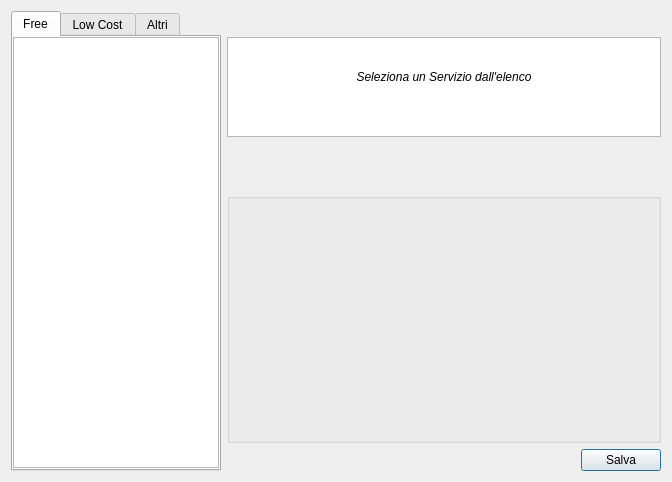
<?xml version="1.0" encoding="UTF-8"?>
<ui version="4.0">
 <class>ServicesDialog</class>
 <widget class="QDialog" name="ServicesDialog">
  <property name="geometry">
   <rect>
    <x>0</x>
    <y>0</y>
    <width>672</width>
    <height>482</height>
   </rect>
  </property>
  <property name="windowTitle">
   <string>Aggiungi servizio</string>
  </property>
  <property name="windowIcon">
   <iconset resource="resources.qrc">
    <normaloff>:/resource/Freesmee-48-classic.png</normaloff>:/resource/Freesmee-48-classic.png</iconset>
  </property>
  <layout class="QVBoxLayout" name="verticalLayout_2">
   <item>
    <layout class="QHBoxLayout" name="horizontalLayout">
     <item>
      <widget class="QTabWidget" name="tabServiceType">
       <property name="sizePolicy">
        <sizepolicy hsizetype="Fixed" vsizetype="Expanding">
         <horstretch>0</horstretch>
         <verstretch>0</verstretch>
        </sizepolicy>
       </property>
       <property name="minimumSize">
        <size>
         <width>210</width>
         <height>0</height>
        </size>
       </property>
       <property name="maximumSize">
        <size>
         <width>210</width>
         <height>16777215</height>
        </size>
       </property>
       <property name="currentIndex">
        <number>0</number>
       </property>
       <widget class="QWidget" name="Free">
        <attribute name="title">
         <string>Free</string>
        </attribute>
        <widget class="QListWidget" name="listServiziFree">
         <property name="geometry">
          <rect>
           <x>0</x>
           <y>0</y>
           <width>206</width>
           <height>431</height>
          </rect>
         </property>
         <property name="sizePolicy">
          <sizepolicy hsizetype="Fixed" vsizetype="Expanding">
           <horstretch>0</horstretch>
           <verstretch>0</verstretch>
          </sizepolicy>
         </property>
         <property name="minimumSize">
          <size>
           <width>206</width>
           <height>0</height>
          </size>
         </property>
         <property name="maximumSize">
          <size>
           <width>206</width>
           <height>16777215</height>
          </size>
         </property>
         <property name="baseSize">
          <size>
           <width>0</width>
           <height>0</height>
          </size>
         </property>
         <property name="sortingEnabled">
          <bool>true</bool>
         </property>
        </widget>
       </widget>
       <widget class="QWidget" name="LowCost">
        <attribute name="title">
         <string>Low Cost</string>
        </attribute>
        <widget class="QListWidget" name="listServiziLowCost">
         <property name="geometry">
          <rect>
           <x>0</x>
           <y>0</y>
           <width>206</width>
           <height>431</height>
          </rect>
         </property>
         <property name="sizePolicy">
          <sizepolicy hsizetype="Fixed" vsizetype="Expanding">
           <horstretch>0</horstretch>
           <verstretch>0</verstretch>
          </sizepolicy>
         </property>
         <property name="minimumSize">
          <size>
           <width>206</width>
           <height>0</height>
          </size>
         </property>
         <property name="maximumSize">
          <size>
           <width>206</width>
           <height>16777215</height>
          </size>
         </property>
         <property name="sortingEnabled">
          <bool>true</bool>
         </property>
        </widget>
       </widget>
       <widget class="QWidget" name="Altri">
        <attribute name="title">
         <string>Altri</string>
        </attribute>
        <widget class="QListWidget" name="listServiziAltri">
         <property name="geometry">
          <rect>
           <x>0</x>
           <y>0</y>
           <width>206</width>
           <height>431</height>
          </rect>
         </property>
         <property name="sizePolicy">
          <sizepolicy hsizetype="Fixed" vsizetype="Expanding">
           <horstretch>0</horstretch>
           <verstretch>0</verstretch>
          </sizepolicy>
         </property>
         <property name="minimumSize">
          <size>
           <width>206</width>
           <height>0</height>
          </size>
         </property>
         <property name="maximumSize">
          <size>
           <width>206</width>
           <height>16777215</height>
          </size>
         </property>
         <property name="sortingEnabled">
          <bool>true</bool>
         </property>
        </widget>
       </widget>
      </widget>
     </item>
     <item>
      <layout class="QVBoxLayout" name="verticalLayout" stretch="0,0,0,0,1,0">
       <item>
        <layout class="QHBoxLayout" name="horizontalLayout_5">
         <item>
          <widget class="QLabel" name="labelNomeServizio">
           <property name="font">
            <font>
             <pointsize>12</pointsize>
             <weight>75</weight>
             <bold>true</bold>
            </font>
           </property>
           <property name="text">
            <string/>
           </property>
           <property name="openExternalLinks">
            <bool>true</bool>
           </property>
          </widget>
         </item>
         <item>
          <spacer name="horizontalSpacer_3">
           <property name="orientation">
            <enum>Qt::Horizontal</enum>
           </property>
           <property name="sizeType">
            <enum>QSizePolicy::Fixed</enum>
           </property>
           <property name="sizeHint" stdset="0">
            <size>
             <width>20</width>
             <height>20</height>
            </size>
           </property>
          </spacer>
         </item>
         <item>
          <widget class="QPushButton" name="linkButton">
           <property name="sizePolicy">
            <sizepolicy hsizetype="Fixed" vsizetype="Fixed">
             <horstretch>0</horstretch>
             <verstretch>0</verstretch>
            </sizepolicy>
           </property>
           <property name="minimumSize">
            <size>
             <width>20</width>
             <height>20</height>
            </size>
           </property>
           <property name="maximumSize">
            <size>
             <width>20</width>
             <height>20</height>
            </size>
           </property>
           <property name="cursor">
            <cursorShape>PointingHandCursor</cursorShape>
           </property>
           <property name="focusPolicy">
            <enum>Qt::NoFocus</enum>
           </property>
           <property name="text">
            <string/>
           </property>
           <property name="icon">
            <iconset resource="resources.qrc">
             <normaloff>:/resource/info.png</normaloff>:/resource/info.png</iconset>
           </property>
           <property name="autoDefault">
            <bool>false</bool>
           </property>
           <property name="flat">
            <bool>true</bool>
           </property>
          </widget>
         </item>
         <item>
          <spacer name="horizontalSpacer_2">
           <property name="orientation">
            <enum>Qt::Horizontal</enum>
           </property>
           <property name="sizeHint" stdset="0">
            <size>
             <width>40</width>
             <height>20</height>
            </size>
           </property>
          </spacer>
         </item>
        </layout>
       </item>
       <item>
        <widget class="QTextEdit" name="DescrizioneServizio">
         <property name="enabled">
          <bool>true</bool>
         </property>
         <property name="sizePolicy">
          <sizepolicy hsizetype="Expanding" vsizetype="Fixed">
           <horstretch>0</horstretch>
           <verstretch>0</verstretch>
          </sizepolicy>
         </property>
         <property name="minimumSize">
          <size>
           <width>0</width>
           <height>80</height>
          </size>
         </property>
         <property name="maximumSize">
          <size>
           <width>16777215</width>
           <height>100</height>
          </size>
         </property>
         <property name="styleSheet">
          <string notr="true"/>
         </property>
         <property name="undoRedoEnabled">
          <bool>false</bool>
         </property>
         <property name="readOnly">
          <bool>true</bool>
         </property>
         <property name="html">
          <string>&lt;!DOCTYPE HTML PUBLIC &quot;-//W3C//DTD HTML 4.0//EN&quot; &quot;http://www.w3.org/TR/REC-html40/strict.dtd&quot;&gt;
&lt;html&gt;&lt;head&gt;&lt;meta name=&quot;qrichtext&quot; content=&quot;1&quot; /&gt;&lt;style type=&quot;text/css&quot;&gt;
p, li { white-space: pre-wrap; }
&lt;/style&gt;&lt;/head&gt;&lt;body style=&quot; font-family:'Ubuntu'; font-size:11pt; font-weight:400; font-style:normal;&quot;&gt;
&lt;p align=&quot;center&quot; style=&quot;-qt-paragraph-type:empty; margin-top:0px; margin-bottom:0px; margin-left:0px; margin-right:0px; -qt-block-indent:0; text-indent:0px; font-family:'Sans'; font-size:9pt;&quot;&gt;&lt;br /&gt;&lt;/p&gt;
&lt;p align=&quot;center&quot; style=&quot;-qt-paragraph-type:empty; margin-top:0px; margin-bottom:0px; margin-left:0px; margin-right:0px; -qt-block-indent:0; text-indent:0px; font-family:'Sans'; font-size:9pt; font-weight:600;&quot;&gt;&lt;br /&gt;&lt;/p&gt;
&lt;p align=&quot;center&quot; style=&quot; margin-top:0px; margin-bottom:0px; margin-left:0px; margin-right:0px; -qt-block-indent:0; text-indent:0px;&quot;&gt;&lt;span style=&quot; font-family:'Sans'; font-size:9pt; font-style:italic;&quot;&gt;Seleziona un Servizio dall'elenco&lt;/span&gt;&lt;/p&gt;&lt;/body&gt;&lt;/html&gt;</string>
         </property>
        </widget>
       </item>
       <item>
        <layout class="QHBoxLayout" name="horizontalLayout_3">
         <item>
          <widget class="QLabel" name="smsSingolo">
           <property name="sizePolicy">
            <sizepolicy hsizetype="Preferred" vsizetype="Fixed">
             <horstretch>0</horstretch>
             <verstretch>0</verstretch>
            </sizepolicy>
           </property>
           <property name="text">
            <string/>
           </property>
          </widget>
         </item>
         <item>
          <widget class="QLabel" name="smsLungo">
           <property name="sizePolicy">
            <sizepolicy hsizetype="Preferred" vsizetype="Fixed">
             <horstretch>0</horstretch>
             <verstretch>0</verstretch>
            </sizepolicy>
           </property>
           <property name="text">
            <string/>
           </property>
          </widget>
         </item>
        </layout>
       </item>
       <item>
        <spacer name="verticalSpacer">
         <property name="orientation">
          <enum>Qt::Vertical</enum>
         </property>
         <property name="sizeType">
          <enum>QSizePolicy::Fixed</enum>
         </property>
         <property name="sizeHint" stdset="0">
          <size>
           <width>20</width>
           <height>30</height>
          </size>
         </property>
        </spacer>
       </item>
       <item>
        <widget class="QGroupBox" name="groupBox">
         <property name="title">
          <string/>
         </property>
         <widget class="QWidget" name="formLayoutWidget">
          <property name="geometry">
           <rect>
            <x>17</x>
            <y>46</y>
            <width>16</width>
            <height>16</height>
           </rect>
          </property>
          <layout class="QFormLayout" name="serviceDataForms">
           <property name="fieldGrowthPolicy">
            <enum>QFormLayout::AllNonFixedFieldsGrow</enum>
           </property>
          </layout>
         </widget>
        </widget>
       </item>
       <item>
        <layout class="QHBoxLayout" name="horizontalLayout_2">
         <item>
          <spacer name="horizontalSpacer">
           <property name="orientation">
            <enum>Qt::Horizontal</enum>
           </property>
           <property name="sizeHint" stdset="0">
            <size>
             <width>40</width>
             <height>20</height>
            </size>
           </property>
          </spacer>
         </item>
         <item>
          <widget class="QLabel" name="labelSpinAddAccount">
           <property name="sizePolicy">
            <sizepolicy hsizetype="Expanding" vsizetype="Preferred">
             <horstretch>0</horstretch>
             <verstretch>0</verstretch>
            </sizepolicy>
           </property>
           <property name="minimumSize">
            <size>
             <width>0</width>
             <height>0</height>
            </size>
           </property>
           <property name="maximumSize">
            <size>
             <width>16</width>
             <height>16</height>
            </size>
           </property>
           <property name="text">
            <string/>
           </property>
          </widget>
         </item>
         <item>
          <widget class="QPushButton" name="Salva">
           <property name="sizePolicy">
            <sizepolicy hsizetype="Minimum" vsizetype="Fixed">
             <horstretch>0</horstretch>
             <verstretch>0</verstretch>
            </sizepolicy>
           </property>
           <property name="text">
            <string>Salva</string>
           </property>
           <property name="icon">
            <iconset resource="resources.qrc">
             <normaloff>:/resource/aggiungi.png</normaloff>:/resource/aggiungi.png</iconset>
           </property>
           <property name="iconSize">
            <size>
             <width>16</width>
             <height>16</height>
            </size>
           </property>
          </widget>
         </item>
        </layout>
       </item>
      </layout>
     </item>
    </layout>
   </item>
  </layout>
 </widget>
 <resources>
  <include location="resources.qrc"/>
 </resources>
 <connections/>
</ui>
